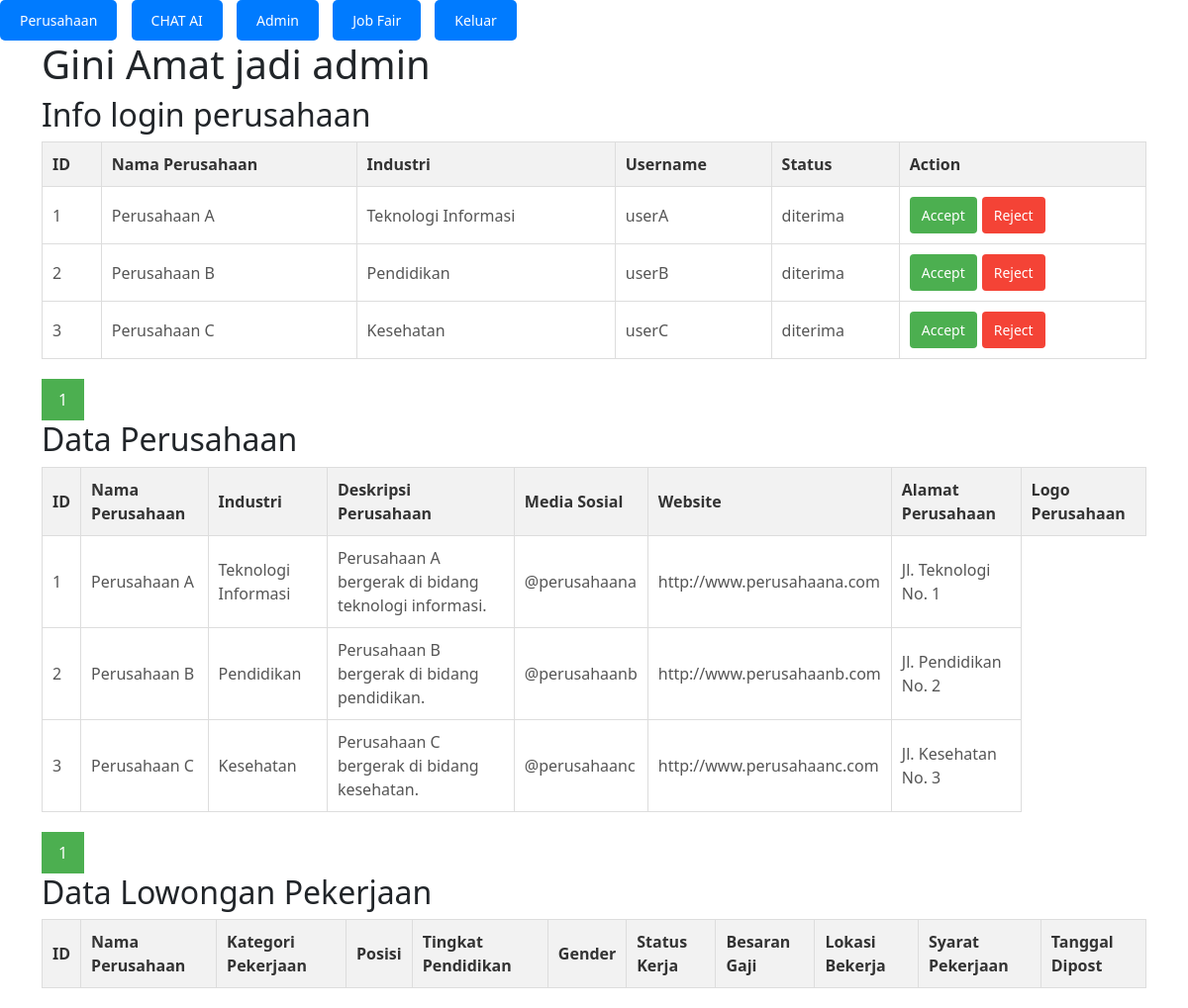
Screenshot of /php/Admin/dataPerusahaan.php (signed in) with the database file from the repository.
### tables this page shows
CREATE TABLE `users` (
  `id` int(11) NOT NULL,
  `nama_perusahaan` varchar(255) NOT NULL,
  `industri` varchar(255) NOT NULL,
  `deskripsi_perusahaan` text DEFAULT NULL,
  `media_sosial` varchar(255) DEFAULT NULL,
  `website` varchar(255) DEFAULT NULL,
  `alamat_perusahaan` text DEFAULT NULL,
  `logo_perusahaan` varchar(255) NOT NULL,
  `username` varchar(255) NOT NULL,
  `password` varchar(255) NOT NULL,
  `status` enum('menunggu','ditolak','diterima') DEFAULT 'menunggu'
);

### php/Admin/dataPerusahaan.php (the view, shortened to what this page needs)
<?php
include "koneksi.php";
$items_per_page = 5;
$current_page_users = isset($_GET['page_users']) ? $_GET['page_users'] : 1;
$current_page_perusahaan = isset($_GET['page_perusahaan']) ? $_GET['page_perusahaan'] : 1;
$offset_users = ($current_page_users - 1) * $items_per_page;
$offset_perusahaan = ($current_page_perusahaan - 1) * $items_per_page;
?>
<!DOCTYPE html>
<html lang="en">
<head>
    <link href="https://cdn.jsdelivr.net/npm/bootstrap@5.1.3/dist/css/bootstrap.min.css" rel="stylesheet">
    <link rel="stylesheet" href="css/StDataPerusahaan.css">
</head>
<body>
    <div class="navigation">
        <a class="btn btn-primary" href="dataPerusahaan.php">Perusahaan</a>
        <a class="btn btn-primary" href="dataAI.php">CHAT AI</a>
        <a class="btn btn-primary" href="dataAdmin.php">Admin</a>
        <a class="btn btn-primary" href="dataEvent.php">Job Fair</a>
        <a class="btn btn-danger" href="logout.php">Keluar</a>
    </div>
    <div class="container">
        <h1>Gini Amat jadi admin</h1>
        <h2>Info login perusahaan</h2>
        <table class="data-table">
            <thead>
                <tr>
                    <th>ID</th>
                    <th>Nama Perusahaan</th>
                    <th>Industri</th>
                    <th>Username</th>
                    <th>Status</th>
                    <th>Action</th>
                </tr>
            </thead>
            <tbody>
                <?php
                $sql_users = "SELECT * FROM users LIMIT $items_per_page OFFSET $offset_users";
                $result_users = mysqli_query($koneksi, $sql_users);
                if (mysqli_num_rows($result_users) > 0) {
                    while ($row = mysqli_fetch_assoc($result_users)) {
                        echo "<tr>";
                        echo "<td>" . $row['id'] . "</td>";
                        echo "<td>" . $row['nama_perusahaan'] . "</td>";
                        echo "<td>" . $row['industri'] . "</td>";
                        echo "<td>" . $row['username'] . "</td>";
                        echo "<td>" . $row['status'] . "</td>";
                        echo "<td>";
                        echo "<button class='btn btn-accept' onclick='acceptUser(" . $row['id'] . ")'>Accept</button>";
                        echo "<button class='btn btn-reject' onclick='rejectUser(" . $row['id'] . ")'>Reject</button>";
                        echo "</td>";
                        echo "</tr>";
                    }
                } else {
                    echo "<tr><td colspan='6'>Tidak ada data pengguna</td></tr>";
                }
                $sql_count_users = "SELECT COUNT(*) AS total FROM users";
                $result_count_users = mysqli_query($koneksi, $sql_count_users);
                $row_count_users = mysqli_fetch_assoc($result_count_users);
                $total_data_users = $row_count_users['total'];
                ?>
            </tbody>
        </table>
        <div class="pagination">
            <?php for ($i = 1; $i <= ceil($total_data_users / $items_per_page); $i++): ?>
                <a href="?page_users=<?php echo $i; ?>" <?php echo ($current_page_users == $i) ? 'class="active"' : ''; ?>><?php echo $i; ?></a>
            <?php endfor; ?>
        </div>
        <h2>Data Perusahaan</h2>
        <table class="data-table">
            <thead>
                <tr>
                    <th>ID</th>
                    <th>Nama Perusahaan</th>
                    <th>Industri</th>
                    <th>Deskripsi Perusahaan</th>
                    <th>Media Sosial</th>
                    <th>Website</th>
                    <th>Alamat Perusahaan</th>
                    <th>Logo Perusahaan</th>
                </tr>
            </thead>
            <tbody>
                <?php
                include 'koneksi.php';
                $query_perusahaan = "SELECT * FROM users LIMIT $items_per_page OFFSET $offset_perusahaan";
                $result_perusahaan = mysqli_query($koneksi, $query_perusahaan);
                while ($row = mysqli_fetch_assoc($result_perusahaan)) {
                    echo "<tr>";
                    echo "<td>" . $row['id'] . "</td>";
                    echo "<td>" . $row['nama_perusahaan'] . "</td>";
                    echo "<td>" . $row['industri'] . "</td>";
                    echo "<td>" . $row['deskripsi_perusahaan'] . "</td>";
                    echo "<td>" . $row['media_sosial'] . "</td>";
                    echo "<td>" . $row['website'] . "</td>";
                    echo "<td>" . $row['alamat_perusahaan'] . "</td>";
                    echo "</tr>";
                }
                $sql_count_perusahaan = "SELECT COUNT(*) AS total FROM users";
                $result_count_perusahaan = mysqli_query($koneksi, $sql_count_perusahaan);
                $row_count_perusahaan = mysqli_fetch_assoc($result_count_perusahaan);
                $total_data_perusahaan = $row_count_perusahaan['total'];
                ?>
            </tbody>
        </table>
        <div class="pagination">
            <?php for ($i = 1; $i <= ceil($total_data_perusahaan / $items_per_page); $i++): ?>
                <a href="?page_perusahaan=<?php echo $i; ?>" <?php echo ($current_page_perusahaan == $i) ? 'class="active"' : ''; ?>><?php echo $i; ?></a>
            <?php endfor; ?>
        </div>
        <h2>Data Lowongan Pekerjaan</h2>
        <table class="data-table">
            <thead>
                <tr>
                    <th>ID</th>
                    <th>Nama Perusahaan</th>
                    <th>Kategori Pekerjaan</th>
                    <th>Posisi</th>
                    <th>Tingkat Pendidikan</th>
                    <th>Gender</th>
                    <th>Status Kerja</th>
                    <th>Besaran Gaji</th>
                    <th>Lokasi Bekerja</th>
                    <th>Syarat Pekerjaan</th>
                    <th>Tanggal Dipost</th>
                </tr>
            </thead>
</table>
</div>
</body>
</html>

### php/Admin/css/StDataPerusahaan.css (style rules this page uses)
.data-table { width: 100%; border-collapse: collapse; margin-bottom: 20px; }
.data-table th, .data-table td { padding: 10px; text-align: left; border: 1px solid #dddddd; }
.data-table th { background-color: #f2f2f2; color: #333; }
.data-table td { color: #555; }
.btn { padding: 8px 12px; cursor: pointer; border: none; outline: none; border-radius: 4px; font-size: 14px; margin-right: 5px; }
.btn-accept { background-color: #4CAF50; color: white; }
.btn-reject { background-color: #f44336; color: white; }
.pagination { margin-top: 10px; }
.pagination a { display: inline-block; padding: 8px 16px; text-decoration: none; color: black; border: 1px solid #ddd; margin-right: 5px; }
.pagination a.active { background-color: #4CAF50; color: white; border: 1px solid #4CAF50; }
.navigation a.btn { display: inline-block; padding: 10px 20px; margin-right: 10px; background-color: #007bff; color: #fff; text-decoration: none; border-radius: 5px; transition: transform 0.3s ease-out; }

### rows the page displays
users: id "1", nama_perusahaan "Perusahaan A", industri "Teknologi Informasi", username "userA", status "diterima", deskripsi_perusahaan "Perusahaan A bergerak di bidang teknologi informasi.", media_sosial "@perusahaana", website "http://www.perusahaana.com", alamat_perusahaan "Jl. Teknologi No. 1"
users: id "2", nama_perusahaan "Perusahaan B", industri "Pendidikan", username "userB", status "diterima", deskripsi_perusahaan "Perusahaan B bergerak di bidang pendidikan.", media_sosial "@perusahaanb", website "http://www.perusahaanb.com", alamat_perusahaan "Jl. Pendidikan No. 2"
users: id "3", nama_perusahaan "Perusahaan C", industri "Kesehatan", username "userC", status "diterima", deskripsi_perusahaan "Perusahaan C bergerak di bidang kesehatan.", media_sosial "@perusahaanc", website "http://www.perusahaanc.com", alamat_perusahaan "Jl. Kesehatan No. 3"
